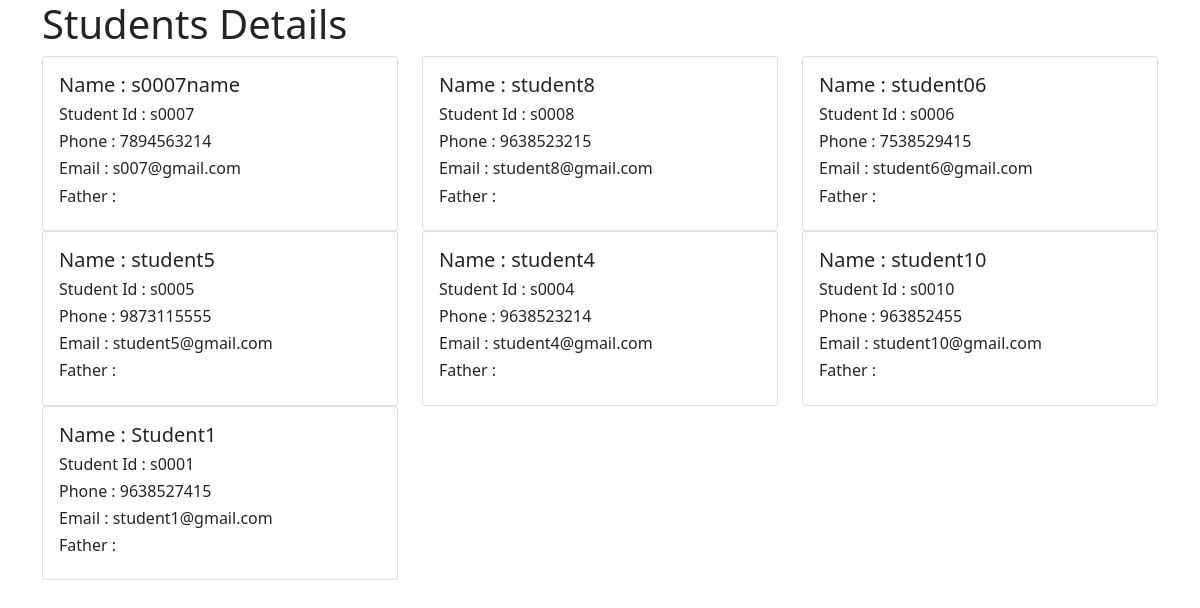
The app's page /studentlist with its own data.
### app/models.py (models this page shows, shortened)
class Student(models.Model):
    studentid=models.CharField(max_length=10,primary_key=True)
    name=models.CharField(max_length=30)
    phone=models.IntegerField(unique=True)
    email=models.EmailField(unique=True)

### app/views.py (the view)
# urls.py: path('studentlist',StudentList.as_view(),name='students_list'),
class StudentList(generic.ListView):
    template_name = 'student_list.html'
    model = Student

### app/templates/student_list.html (shortened to what this page needs)
<!DOCTYPE html>
<html lang="en">
<head>
    <link href="https://cdn.jsdelivr.net/npm/bootstrap@5.0.2/dist/css/bootstrap.min.css" rel="stylesheet">
</head>
<body>
    <div class="container">
        <h1>Students Details</h1>
        <div class="row">
        {% for obj in  object_list %}
          <div class="col-sm-4">
            <div class="card">
              <div class="card-body">
                <h5 class="card-title">Name : {{ obj.name }}</h5>
                  <h6 class="card-title">Student Id : {{ obj.studentid }}</h6>
                  <h6 class="card-title">Phone : {{ obj.phone }}</h6>
                  <h6 class="card-title">Email : {{ obj.email }}</h6>
                  <h6 class="card-title">Father : {{ obj.father }}</h6>
              </div>
            </div>
          </div>
        {% endfor %}
    </div>
    </div>
</body>
</html>

### records on screen
Student: name "s0007name", studentid "s0007", phone "7894563214", email "s007@gmail.com"
Student: name "student8", studentid "s0008", phone "9638523215", email "student8@gmail.com"
Student: name "student06", studentid "s0006", phone "7538529415", email "student6@gmail.com"
Student: name "student5", studentid "s0005", phone "9873115555", email "student5@gmail.com"
Student: name "student4", studentid "s0004", phone "9638523214", email "student4@gmail.com"
Student: name "student10", studentid "s0010", phone "963852455", email "student10@gmail.com"
Student: name "Student1", studentid "s0001", phone "9638527415", email "student1@gmail.com"
